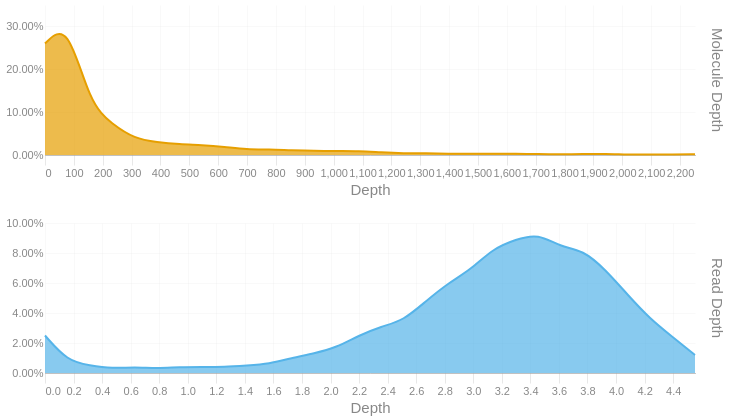

Notebook cell for this chart:
### Code cell
readdep = depth_hist(tb['Read Depth'], q99, 3)
readdep = readdep.with_columns(pl.lit('Read Depth').alias('Metric'))
if not SKIPLR:
    moldep = depth_hist(tb['Molecule Depth'], mol_q99, 1)
    moldep = moldep.with_columns(pl.lit('Molecule Depth').alias('Metric'))
    _hist = pl.concat([readdep, moldep])
    _hist = _hist.filter(pl.col('Proportion') != 0)
    with SafeRender(_hist):
        (
            alt.Chart(_hist)        
            .mark_area(interpolate = "basis")
            .encode(
                x=alt.X('Bin:Q').scale(domainMin=0).axis(alt.Axis(title='Depth')),
                y = alt.Y('Proportion:Q', title = None).axis(format = '.2%'),
                color = alt.Color('Metric:N').legend(None),
                row = alt.Row("Metric:N").header(title = None, labelOrient = 'right'),
                tooltip = [
                    alt.Tooltip("Metric:N", title = "Metric"),
                    alt.Tooltip('Interval:N', title = "Depth Interval"),
                    alt.Tooltip('Proportion:Q', title = "% Alignments").format('.2%')
                ]
            )
            .resolve_scale(x='independent', y='independent')
            .properties(
                height = 150, width = 650,
                usermeta={'embedOptions': {'downloadFileName': f'{samplename}.depth.hist'}}
            )
        ).display()
else:
    readdep = readdep.filter(pl.col('Proportion') != 0)
    with SafeRender(readdep):
        (
            alt.Chart(readdep)        
            .mark_area(interpolate = "basis")
            .encode(
                x=alt.X('Bin:Q').scale(domainMin=0).axis(alt.Axis(title='Depth')),
                y = alt.Y('Proportion:Q', title = None).axis(format = '.2%'),
                tooltip = [
                    alt.Tooltip('Interval:N', title = "Depth Interval"),
                    alt.Tooltip('Proportion:Q', title = "% Alignments").format('.2%')
                ]
            )
            .properties(
                usermeta={'embedOptions': {'downloadFileName': f'{samplename}.depth.hist'}}
            )
        ).display()

### Figure 1 — Vega-Lite specification as saved in the notebook (floating-point values rounded to 4 significant figures)
{"width": 650, "height": 150, "config": {"title": {"anchor": "start", "dy": -15, "fontSize": 18, "color": "#888888", "subtitleColor": "#888888", "subtitleFontSize": 14}, "arc": {"fill": "#0072B2"}, "axis": {"domainColor": "#888888", "domainWidth": 0.5, "gridWidth": 0.2, "grid": false, "titleFontWeight": 400, "titleFontSize": 15, "labelFontSize": 11, "labelColor": "#888888", "tickColor": "#888888", "tickWidth": 0.2, "titleColor": "#888888"}, "axisBand": {"grid": false}, "axisX": {"grid": true, "tickSize": 10, "domainCap": "round"}, "axisY": {"domain": false, "grid": true, "tickSize": 0, "domainCap": "round"}, "background": "transparent", "header": {"labelFontSize": 15, "labelColor": "#888888", "titleFontSize": 15, "titleFontWeight": 600, "titleColor": "#888888"}, "legend": {"labelFont": "sans-serif", "labelFontSize": 12, "labelColor": "#888888", "symbolSize": 100, "symbolType": "circle", "titleFontSize": 12, "titlePadding": 10, "titleColor": "#888888", "title": null}, "range": {"category": ["#E69F00", "#56B4E9", "#009E73", "#F0E442", "#0072B2", "#D55E00", "#CC79A7", "#000000"], "diverging": ["#cfe8f3", "#a2d4ec", "#73bfe2", "#46abdb", "#1696d2", "#12719e"]}, "area": {"fill": "#0072B2", "fillOpacity": 0.7, "line": true, "strokeOpacity": 0.7}, "line": {"color": "#0072B2", "stroke": "#0072B2", "strokeWidth": 2}, "trail": {"color": "#0072B2", "stroke": "#0072B2", "strokeWidth": 0, "size": 1}, "point": {"filled": true, "fillOpacity": 1.0, "size": 95}, "text": {"color": "#888888", "fontSize": 11, "align": "right", "fontWeight": 400, "size": 11}, "bar": {"fill": "#0072B2", "stroke": null}, "view": {"stroke": null, "continuousWidth": 660, "continuousHeight": 400}}, "data": {"name": "data-91606cfc8f1b0c5e5b90c7d6f421695d"}, "mark": {"type": "area", "interpolate": "basis"}, "encoding": {"color": {"field": "Metric", "legend": null, "type": "nominal"}, "row": {"field": "Metric", "header": {"title": null, "labelOrient": "right"}, "type": "nominal"}, "tooltip": [{"field": "Metric", "title": "Metric", "type": "nominal"}, {"field": "Interval", "title": "Depth Interval", "type": "nominal"}, {"field": "Proportion", "format": ".2%", "title": "% Alignments", "type": "quantitative"}], "x": {"axis": {"title": "Depth"}, "field": "Bin", "scale": {"domainMin": 0}, "type": "quantitative"}, "y": {"axis": {"format": ".2%"}, "field": "Proportion", "title": null, "type": "quantitative"}}, "resolve": {"scale": {"x": "independent", "y": "independent"}}, "usermeta": {"embedOptions": {"downloadFileName": "S3_Waccamaw_1721.depth.hist"}}, "$schema": "https://vega.github.io/schema/vega-lite/v6.1.0.json", "datasets": {"data-91606cfc8f1b0c5e5b90c7d6f421695d": [{"Bin": 0.0, "Interval": "0.0-0.157", "Proportion": 0.025, "Metric": "Read Depth"}, {"Bin": 0.157, "Interval": "0.157-0.314", "Proportion": 0.008, "Metric": "Read Depth"}, {"Bin": 0.314, "Interval": "0.314-0.471", "Proportion": 0.005, "Metric": "Read Depth"}, {"Bin": 0.471, "Interval": "0.471-0.628", "Proportion": 0.003, "Metric": "Read Depth"}, {"Bin": 0.628, "Interval": "0.628-0.785", "Proportion": 0.004, "Metric": "Read Depth"}, {"Bin": 0.785, "Interval": "0.785-0.942", "Proportion": 0.003, "Metric": "Read Depth"}, {"Bin": 0.942, "Interval": "0.942-1.099", "Proportion": 0.004, "Metric": "Read Depth"}, {"Bin": 1.099, "Interval": "1.099-1.256", "Proportion": 0.004, "Metric": "Read Depth"}, {"Bin": 1.256, "Interval": "1.256-1.413", "Proportion": 0.004, "Metric": "Read Depth"}, {"Bin": 1.413, "Interval": "1.413-1.57", "Proportion": 0.005, "Metric": "Read Depth"}, {"Bin": 1.57, "Interval": "1.57-1.727", "Proportion": 0.006, "Metric": "Read Depth"}, {"Bin": 1.727, "Interval": "1.727-1.884", "Proportion": 0.01, "Metric": "Read Depth"}, {"Bin": 1.884, "Interval": "1.884-2.041", "Proportion": 0.013, "Metric": "Read Depth"}, {"Bin": 2.041, "Interval": "2.041-2.198", "Proportion": 0.017, "Metric": "Read Depth"}, {"Bin": 2.198, "Interval": "2.198-2.355", "Proportion": 0.025, "Metric": "Read Depth"}, {"Bin": 2.355, "Interval": "2.355-2.512", "Proportion": 0.031, "Metric": "Read Depth"}, {"Bin": 2.512, "Interval": "2.512-2.669", "Proportion": 0.035, "Metric": "Read Depth"}, {"Bin": 2.669, "Interval": "2.669-2.826", "Proportion": 0.048, "Metric": "Read Depth"}, {"Bin": 2.826, "Interval": "2.826-2.983", "Proportion": 0.06, "Metric": "Read Depth"}, {"Bin": 2.983, "Interval": "2.983-3.14", "Proportion": 0.069, "Metric": "Read Depth"}, {"Bin": 3.14, "Interval": "3.14-3.297", "Proportion": 0.083, "Metric": "Read Depth"}, {"Bin": 3.297, "Interval": "3.297-3.454", "Proportion": 0.089, "Metric": "Read Depth"}, {"Bin": 3.454, "Interval": "3.454-3.611", "Proportion": 0.093, "Metric": "Read Depth"}, {"Bin": 3.611, "Interval": "3.611-3.768", "Proportion": 0.084, "Metric": "Read Depth"}, {"Bin": 3.768, "Interval": "3.768-3.925", "Proportion": 0.082, "Metric": "Read Depth"}, {"Bin": 3.925, "Interval": "3.925-4.082", "Proportion": 0.069, "Metric": "Read Depth"}, {"Bin": 4.082, "Interval": "4.082-4.239", "Proportion": 0.052, "Metric": "Read Depth"}, {"Bin": 4.239, "Interval": "4.239-4.396", "Proportion": 0.036, "Metric": "Read Depth"}, {"Bin": 4.396, "Interval": "4.396-4.553", "Proportion": 0.024, "Metric": "Read Depth"}, {"Bin": 4.553, "Interval": "4.553-4.71", "Proportion": 0.012, "Metric": "Read Depth"}, {"Bin": 0.0, "Interval": "0.0-77.7", "Proportion": 0.26, "Metric": "Molecule Depth"}, {"Bin": 77.7, "Interval": "77.7-155.3", "Proportion": 0.311, "Metric": "Molecule Depth"}, {"Bin": 155.3, "Interval": "155.3-233.0", "Proportion": 0.119, "Metric": "Molecule Depth"}, {"Bin": 233.0, "Interval": "233.0-310.6", "Proportion": 0.072, "Metric": "Molecule Depth"}, {"Bin": 310.6, "Interval": "310.6-388.3", "Proportion": 0.038, "Metric": "Molecule Depth"}, {"Bin": 388.3, "Interval": "388.3-465.9", "Proportion": 0.03, "Metric": "Molecule Depth"}, {"Bin": 465.9, "Interval": "465.9-543.6", "Proportion": 0.025, "Metric": "Molecule Depth"}, {"Bin": 543.6, "Interval": "543.6-621.2", "Proportion": 0.023, "Metric": "Molecule Depth"}, {"Bin": 621.2, "Interval": "621.2-698.9", "Proportion": 0.019, "Metric": "Molecule Depth"}, {"Bin": 698.9, "Interval": "698.9-776.5", "Proportion": 0.013, "Metric": "Molecule Depth"}, {"Bin": 776.5, "Interval": "776.5-854.2", "Proportion": 0.013, "Metric": "Molecule Depth"}, {"Bin": 854.2, "Interval": "854.2-931.8", "Proportion": 0.011, "Metric": "Molecule Depth"}, {"Bin": 931.8, "Interval": "931.8-1009.5", "Proportion": 0.01, "Metric": "Molecule Depth"}, {"Bin": 1010.0, "Interval": "1009.5-1087.1", "Proportion": 0.009, "Metric": "Molecule Depth"}, {"Bin": 1087.0, "Interval": "1087.1-1164.8", "Proportion": 0.009, "Metric": "Molecule Depth"}, {"Bin": 1165.0, "Interval": "1164.8-1242.4", "Proportion": 0.006, "Metric": "Molecule Depth"}, {"Bin": 1242.0, "Interval": "1242.4-1320.1", "Proportion": 0.004, "Metric": "Molecule Depth"}, {"Bin": 1320.0, "Interval": "1320.1-1397.7", "Proportion": 0.004, "Metric": "Molecule Depth"}, {"Bin": 1398.0, "Interval": "1397.7-1475.4", "Proportion": 0.003, "Metric": "Molecule Depth"}, {"Bin": 1475.0, "Interval": "1475.4-1553.0", "Proportion": 0.003, "Metric": "Molecule Depth"}, {"Bin": 1553.0, "Interval": "1553.0-1630.7", "Proportion": 0.003, "Metric": "Molecule Depth"}, {"Bin": 1631.0, "Interval": "1630.7-1708.3", "Proportion": 0.003, "Metric": "Molecule Depth"}, {"Bin": 1708.0, "Interval": "1708.3-1786.0", "Proportion": 0.002, "Metric": "Molecule Depth"}, {"Bin": 1786.0, "Interval": "1786.0-1863.6", "Proportion": 0.002, "Metric": "Molecule Depth"}, {"Bin": 1864.0, "Interval": "1863.6-1941.3", "Proportion": 0.002, "Metric": "Molecule Depth"}, {"Bin": 1941.0, "Interval": "1941.3-2018.9", "Proportion": 0.003, "Metric": "Molecule Depth"}, {"Bin": 2019.0, "Interval": "2018.9-2096.6", "Proportion": 0.001, "Metric": "Molecule Depth"}, {"Bin": 2097.0, "Interval": "2096.6-2174.2", "Proportion": 0.001, "Metric": "Molecule Depth"}, {"Bin": 2174.0, "Interval": "2174.2-2251.9", "Proportion": 0.001, "Metric": "Molecule Depth"}, {"Bin": 2252.0, "Interval": "2251.9-2329.52", "Proportion": 0.002, "Metric": "Molecule Depth"}]}}
